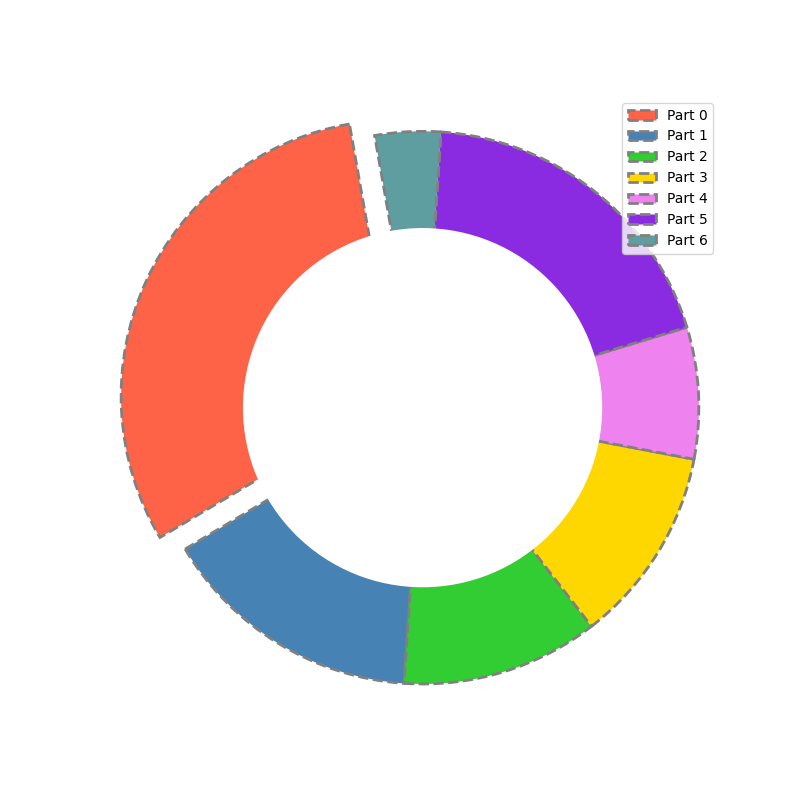

This chart was generated by the following Python code:
import matplotlib.pyplot as plt

meanings = [40, 20, 15, 15, 10, 25, 5]
colors = ['#FF6347', '#4682B4', '#32CD32', '#FFD700', '#EE82EE', '#8A2BE2', '#5F9EA0']  # Different colors for each section
explode = (0.1, 0, 0, 0, 0, 0, 0)

fig, ax = plt.subplots(figsize=(8, 8))
wedges, texts = ax.pie(meanings, startangle=100, colors=colors, explode=explode,
                       shadow=False, wedgeprops={'edgecolor': 'gray', 'linestyle': '--', 'linewidth': 2})

centre_circle = plt.Circle((0,0),0.65,fc='white')
fig.gca().add_artist(centre_circle)

ax.axis('equal')
ax.grid(True, linestyle=':', linewidth=1)  # Adding a grid

ax.legend(wedges, [f'Part {i}' for i in range(len(meanings))], loc='upper right')  # Adding legend with labels

plt.show()
